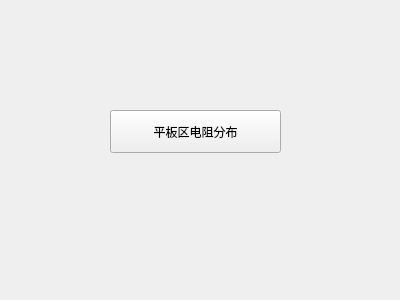
<?xml version="1.0" encoding="UTF-8"?>
<ui version="4.0">
 <class>Form</class>
 <widget class="QWidget" name="Form">
  <property name="geometry">
   <rect>
    <x>0</x>
    <y>0</y>
    <width>400</width>
    <height>300</height>
   </rect>
  </property>
  <property name="windowTitle">
   <string>平板区电阻分布</string>
  </property>
  <property name="windowIcon">
   <iconset resource="images/images.qrc">
    <normaloff>:/bat.ico</normaloff>:/bat.ico</iconset>
  </property>
  <widget class="QPushButton" name="btn_SlotRes">
   <property name="geometry">
    <rect>
     <x>110</x>
     <y>110</y>
     <width>171</width>
     <height>43</height>
    </rect>
   </property>
   <property name="text">
    <string>平板区电阻分布</string>
   </property>
   <property name="icon">
    <iconset resource="images/images.qrc">
     <normaloff>:/button.png</normaloff>:/button.png</iconset>
   </property>
  </widget>
 </widget>
 <resources>
  <include location="images/images.qrc"/>
 </resources>
 <connections/>
</ui>
